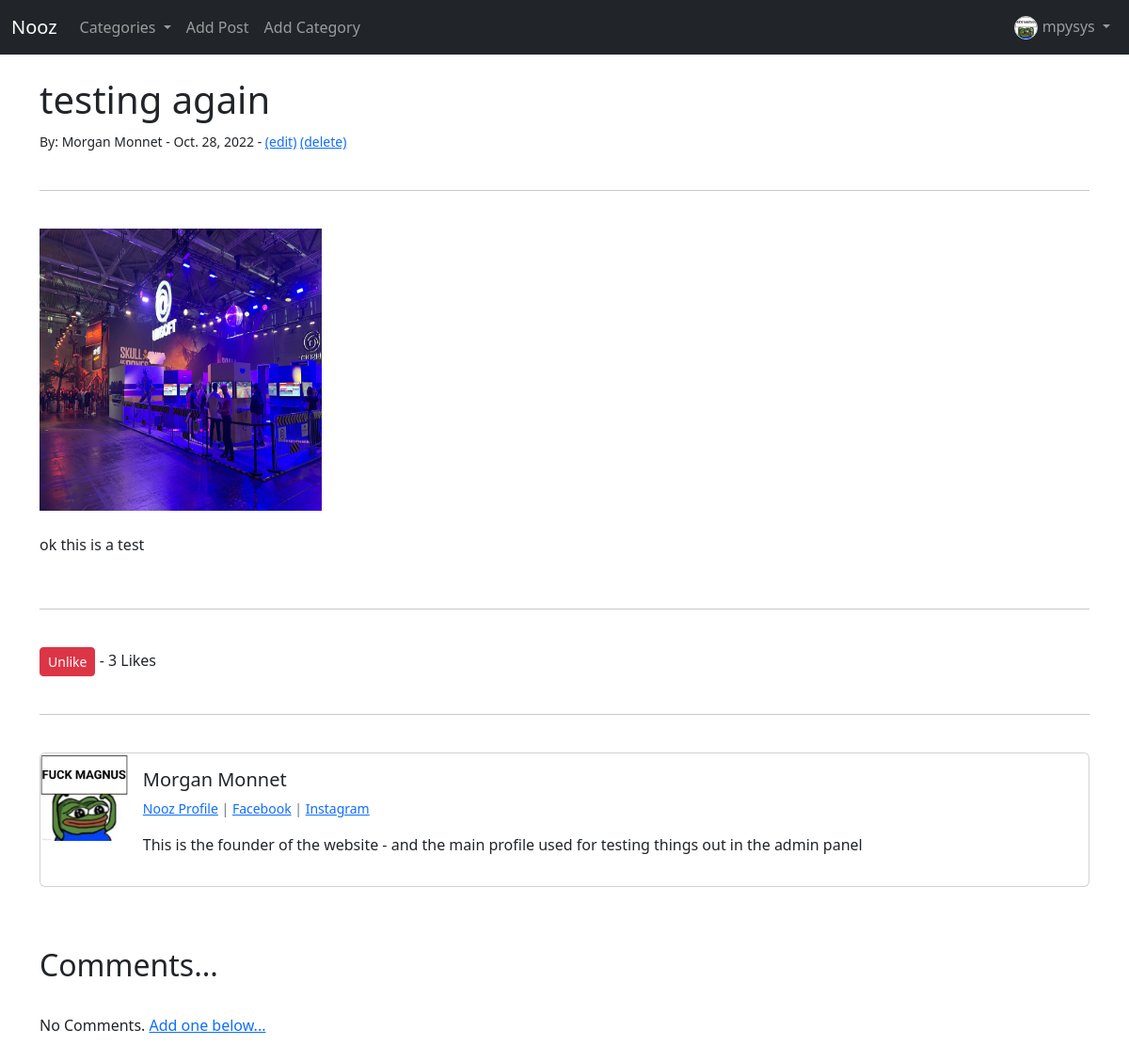
The page /post/22 (signed in) on the database its author committed.
### nooz2/models.py (models this page shows, shortened)
class Profile(models.Model):
    user = models.OneToOneField(User, null=True, on_delete=models.CASCADE)
    bio = models.TextField()
    profile_pic = models.ImageField(null=True, blank=True, upload_to="images/profile")
    site_url = models.CharField(max_length=255, null=True, blank=True)
    facebook_url = models.CharField(max_length=255, null=True, blank=True)
    instagram_url = models.CharField(max_length=255, null=True, blank=True)

class Post(models.Model):
    title = models.CharField(max_length=255)
    title_tag = models.CharField(max_length=255)
    header_image = models.ImageField(null=True, blank=True, upload_to="images/")
    description = models.CharField(max_length=50)
    author = models.ForeignKey(User, on_delete=models.CASCADE)
    body = RichTextField(blank=True, null=True)
    timestamp = models.DateField(auto_now_add=True)
    category = models.CharField(max_length=255, default='News')
    likes = models.ManyToManyField(User, related_name='post_user')
    def total_likes(self):
        return self.likes.count()

### nooz2/views.py (the view)
# urls.py: path('post/<int:pk>', PostDetailView.as_view(), name="post-detail"),
class PostDetailView(DetailView):
    model = Post
    template_name = 'post_details.html'
    def get_context_data(self, *args, **kwargs):
        category_menu = Category.objects.all()
        context = super(PostDetailView, self).get_context_data(*args, **kwargs)
        stuff = get_object_or_404(Post, id=self.kwargs['pk'])
        total_likes = stuff.total_likes()
        liked = False
        if stuff.likes.filter(id=self.request.user.id).exists():
            liked = True
        context ["category_menu"] = category_menu
        context["total_likes"] = total_likes
        context["liked"] = liked
        return context

### nooz2/models.py (called while the page is built)
    def __str__(self):
        return self.name

### templates/post_details.html (shortened to what this page needs)
{% extends 'base.html' %}
{% load static %}
{% block content %}
    <h1>{{ post.title }}</h1>
        <small>By:
            {{ post.author.first_name }}
            {{ post.author.last_name }} -
            {{ post.timestamp }}
        {% if user.is_authenticated %}
            {% if user.id == post.author.id %}
                - <a href="{% url 'edit_post' post.pk %}">(edit)</a>
                <a href="{% url 'delete_post' post.pk %}">(delete)</a><br/>
        </small><br/>
        {% endif %}
    {% endif %}
    <hr>
    <br/>
    {% if post.header_image %}
        <img src="{{ post.header_image.url }}" height="300" width="300">
    {% endif %}
    <br/><br/>
    {{ post.body|safe }}
    <br/>
    <hr>
    <br/>
    <form action="{% url 'like_post' post.pk %}" method="POST">
    {% if user.is_authenticated %}
        {% if liked %}
            <button type="submit", name="post_id", value="{{post.id}}", class="btn btn-danger btn-sm">Unlike</button>
        {% else %}
            <button type="submit", name="post_id", value="{{post.id}}", class="btn btn-primary btn-sm">Like</button>
        {% endif %}
    {% else %}
        <small><a href="{% url 'login' %}">Login</a>
           to use the Like feature</small>
    {% endif %}
        - {{ total_likes }} Likes
    </form>
<br/>
<hr>
<br/>
<div class="card mb-3">
    <div class="row g-0">
      <div class="col-md-1">
        {% if post.author.profile.profile_pic %}
          <img src="{{ post.author.profile.profile_pic.url }}" class="img-fluid rounded-start" height="100" width="100">
        {% else %}
          <img src="{% static '/images/generic_pic.png' %}" class="img-fluid rounded-start">
        {% endif %}
      </div>
      <div class="col-md-10">
        <div class="card-body">
          <h5 class="card-title">
            {{ post.author.first_name }}
            {{ post.author.last_name }}
          </h5>
          <p class="small text-muted">
            <a href="{% url 'show_profile_page' post.author.profile.id %}">Nooz Profile</a>
            {% if post.author.profile.facebook_url %}
            | <a href="{{ post.author.profile.facebook_url }}">Facebook</a>
            {% endif %}
            {% if post.author.profile.instagram_url %}
            | <a href="{{ post.author.profile.instagram_url }}">Instagram</a>
            {% endif %}
          </p>
          <p class="card-text">
            {{ post.author.profile.bio }}
          </p>
        </div>
      </div>
    </div>
  </div>
  <br/><br/>
<h2>Comments...</h2>
<br/>
{% if not post.comments.all %}
    No Comments. <a href="{% url 'add_comment' post.pk %}">Add one below...</a>
{% endif %}
<br/><br/>
<br/><br/>
{% endblock %}

### templates/navbar.html (shortened to what this page needs)
{% load static %}
<nav class="navbar navbar-expand-lg navbar-dark bg-dark">
  <div class="container-fluid">
    <a class="navbar-brand" href="{% url 'home' %}">Nooz</a>
    <div class="collapse navbar-collapse" id="navbarNavDropdown">
      <ul class="navbar-nav">
        {% if category_menu %}
        <li class="nav-item dropdown">
          <a class="nav-link dropdown-toggle" href="#" role="button" data-bs-toggle="dropdown" aria-expanded="false">
            Categories
          </a>
        </li>
        {% endif %}
        {% if user.is_authenticated %}
        <li class="nav-item">
          <a class="nav-link" href="{% url 'new_post' %}">Add Post</a>
        </li>
        <li class="nav-item">
          <a class="nav-link" href="{% url 'add_category' %}">Add Category</a>
        </li>
      {% endif %}
      </ul>
    </div>
{% if user.is_authenticated %}
      <ul class="navbar-nav ml-auto">
        <li class="nav-item dropdown">
          <a class="nav-link dropdown-toggle" href="#" role="button" data-bs-toggle="dropdown" aria-expanded="false">
          {% if user.profile.profile_pic %}
            <img src="{{ user.profile.profile_pic.url }}" class="rounded-circle border"
            height="25" alt="Avatar" loading="lazy" />
          {% else %}
            <img src="{% static '/images/generic_pic.png' %}" class="rounded-circle border"
            height="25" alt="Avatar" loading="lazy" />
          {% endif %}
            {{ user.username}}
          </a>
        </li>
      </ul>
{% endif %}
  </div>
</nav>

### rows shown on the page
Post: title "testing again", author.first_name "Morgan", author.last_name "Monnet", timestamp "Oct. 28, 2022", header_image (picture), body "ok this is a test", author.profile.profile_pic (picture), author.profile.bio "This is the founder of the website - and the main profile used for testing things out in the admin panel"

### other values the page prints
{{ user.username }} "mpysys"
{{ total_likes }} "3"
